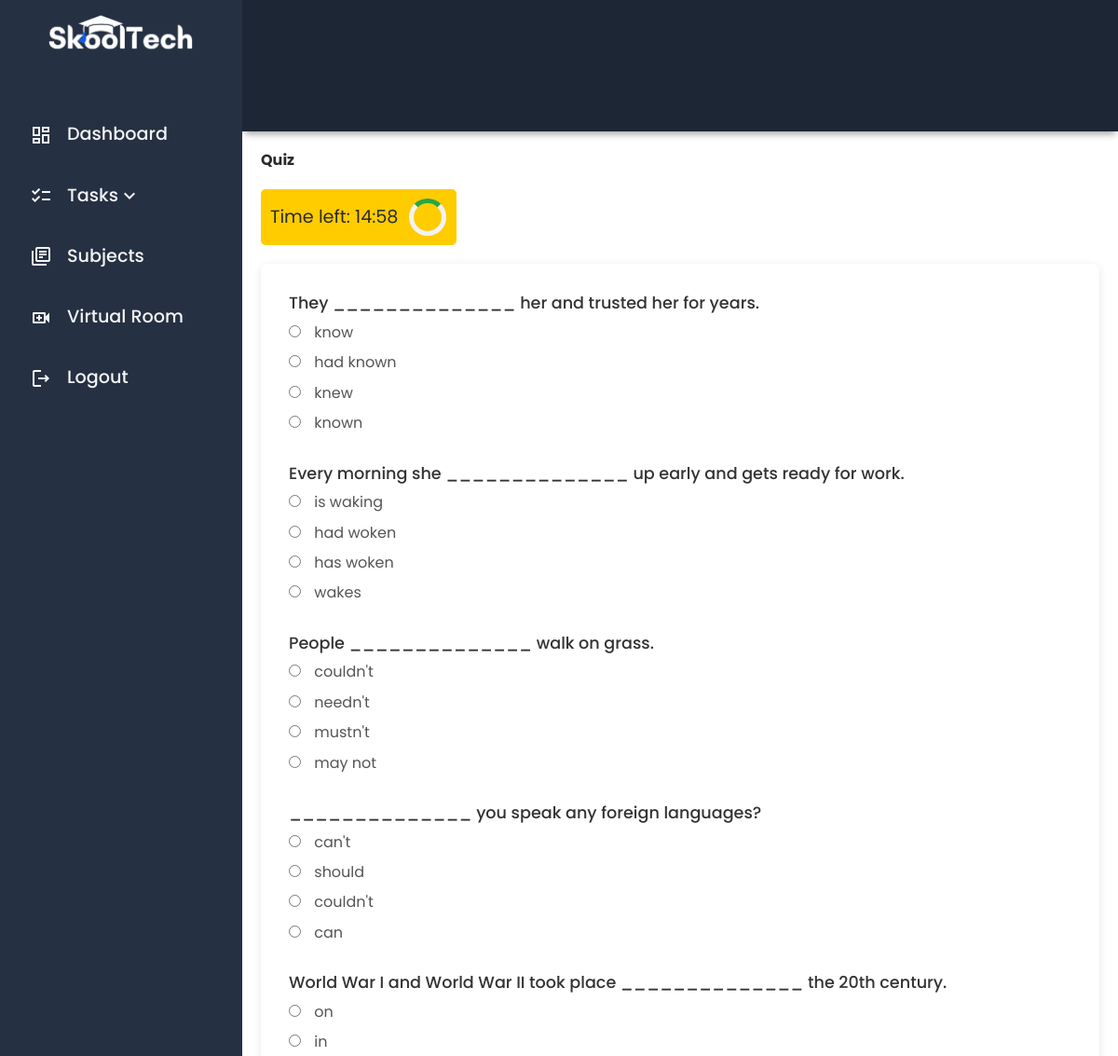
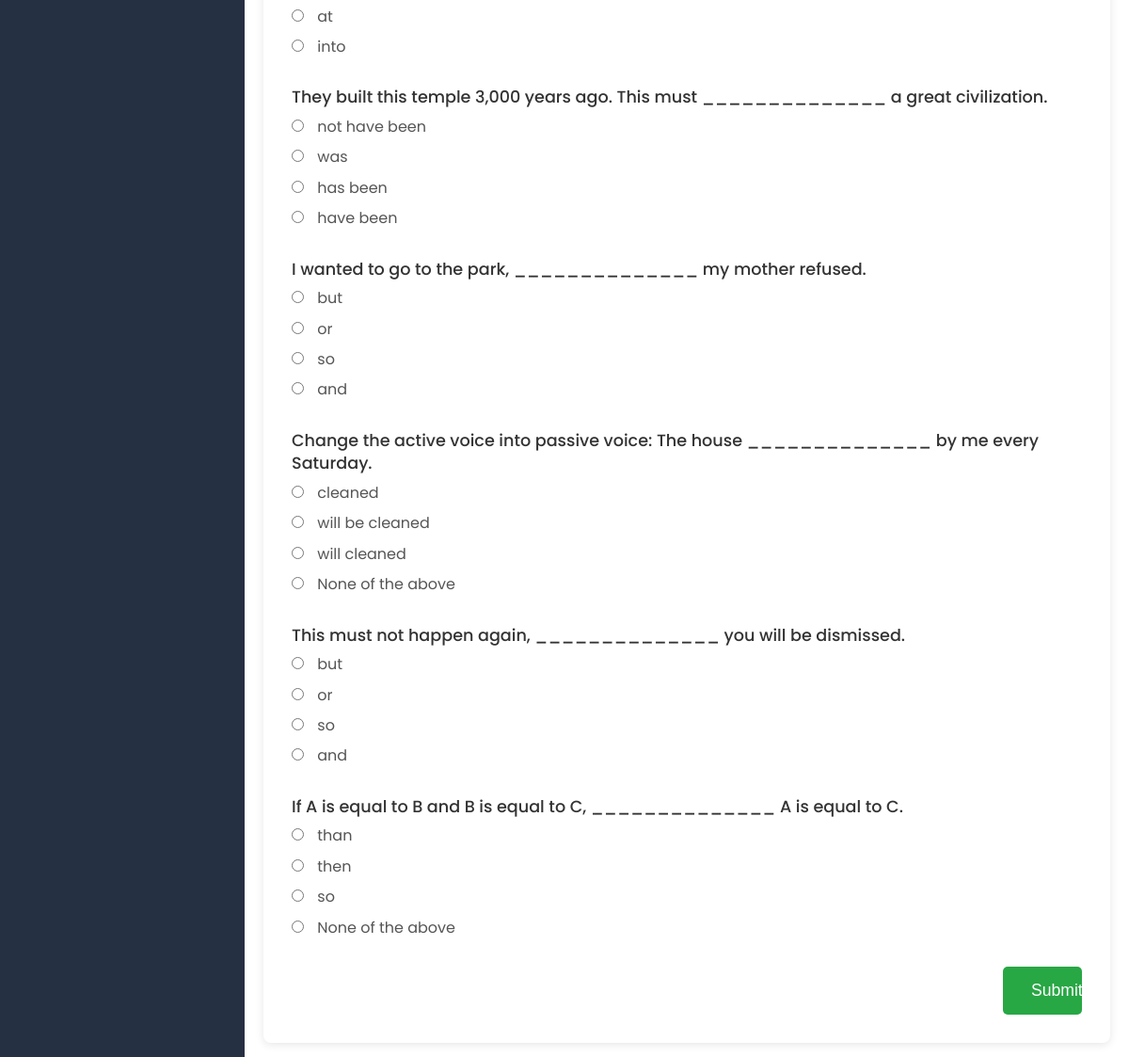
The app's page /take_quiz.php?quiz_id=3 (signed in) with its own data (2 pictures, top to bottom).
### tables this page shows
CREATE TABLE quiz_questions (
    id INT AUTO_INCREMENT PRIMARY KEY,
    quiz_id INT,
    question_text TEXT NOT NULL,
    choice_a TEXT,
    choice_b TEXT,
    choice_c TEXT,
    choice_d TEXT,
    correct_answer CHAR(1),
    question_type ENUM('multiple_choice', 'identification', 'true_false') NOT NULL,
    FOREIGN KEY (quiz_id) REFERENCES quizzes(id) ON DELETE CASCADE
);

### take_quiz.php (the view, shortened to what this page needs)
<?php
$servername = "localhost";
$username = "root";
$password = "";
$dbname = "skooltech";
$conn = new mysqli($servername, $username, $password, $dbname);
$quiz_id = intval($_GET['quiz_id']);
$sql_questions = "SELECT * FROM quiz_questions WHERE quiz_id = ?";
$stmt_questions = $conn->prepare($sql_questions);
$stmt_questions->bind_param("i", $quiz_id);
$stmt_questions->execute();
$result_questions = $stmt_questions->get_result();
?>
<!DOCTYPE html>
<html lang="en">
<head>
    <link rel="stylesheet" href="./dist/scss/main.min.css">
</head>
<body>
<div class="grid-container">
    <div class="header">
    </div>
    <div id="sidenav">
        <div class="sidenav__wrapper">
            <div class="sidenav__img">
                <img src="./dist/img/skooltech-logo.png" alt="">
            </div>
            <div class="sidenav-list">
                <ul>
                    <li><a href="./user_dashboard.php"><span class="material-icons-outlined">dashboard</span>Dashboard</a></li>
                    <li>
                        <a href="#" class="dropdown-toggle">
                            <span class="material-icons-outlined">checklist</span> Tasks
                            <span class="material-icons-outlined chevron-icon">keyboard_arrow_down</span>
                        </a>
                    </li>
                    <li>
                        <a href="./user_subjects.php"><span class="material-icons-outlined">library_books</span> Subjects</a>
                    </li>
                    <li><a href="user_virtualroom.php"><span class="material-icons-outlined">video_call</span>Virtual Room</a></li>
                    <li><a href="logout.php"><span class="material-icons-outlined">logout</span>Logout</a></li>
                </ul>
            </div>
        </div>
    </div>
    <main class="main-container">
        <h2>Quiz</h2>
        <div class="timer-container">
            <div class="timer" id="timer"></div>
            <div class="spinner"></div>
        </div>
        <form id="quizForm" action="take_quiz.php?quiz_id=<?php echo htmlspecialchars($quiz_id); ?>" method="POST">
            <?php while ($row = $result_questions->fetch_assoc()): ?>
                <div class="question">
                    <p><?php echo htmlspecialchars($row['question_text']); ?></p>
                    <label>
                        <input type="radio" name="answers[<?php echo htmlspecialchars($row['id']); ?>]" value="A" required>
                        <?php echo htmlspecialchars($row['choice_a']); ?>
                    </label>
                    <label>
                        <input type="radio" name="answers[<?php echo htmlspecialchars($row['id']); ?>]" value="B" required>
                        <?php echo htmlspecialchars($row['choice_b']); ?>
                    </label>
                    <label>
                        <input type="radio" name="answers[<?php echo htmlspecialchars($row['id']); ?>]" value="C" required>
                        <?php echo htmlspecialchars($row['choice_c']); ?>
                    </label>
                    <label>
                        <input type="radio" name="answers[<?php echo htmlspecialchars($row['id']); ?>]" value="D" required>
                        <?php echo htmlspecialchars($row['choice_d']); ?>
                    </label>
                </div>
            <?php endwhile; ?>
            <button type="submit">Submit</button>
        </form>
    </main>
</div>
</body>
</html>

### take_quiz.php (style rules this page uses)
.timer { font-size: 1.2em; }
.timer-container { display: flex; background-color: #ffcc00; padding: 10px; border-radius: 5px; width: 210px; margin-bottom: 20px; align-items: center; gap: .7rem; }
.spinner { width: 40px; height: 40px; border: 5px solid #f3f3f3; border-top: 5px solid #28a745; border-radius: 50%; animation: spin 2s linear infinite; }
form { background-color: white; padding: 30px; border-radius: 8px; box-shadow: 0 2px 10px rgba(0, 0, 0, 0.1); display: flex; flex-direction: column; align-items: flex-start; position: relative; }
.question { margin-bottom: 20px; }
.question p { font-size: 1.1rem; font-weight: 500; color: #333; margin-bottom: .5rem; }
.question label { display: block; margin-bottom: 10px; font-size: 1rem; color: #555; }
.question input[type="radio"], .question input[type="text"] { margin-right: 10px; }
button[type="submit"] { background-color: #28a745; color: white; font-size: 1.1rem; border: none; padding: 15px 30px; border-radius: 5px; cursor: pointer; width: 10%; align-self: flex-end; transition: background-color 0.3s ease; }

### records on screen
quiz_questions: question_text "They ______________ her and trusted her for years.", choice_a "know", choice_b "had known", choice_c "knew", choice_d "known"
quiz_questions: question_text "Every morning she ______________ up early and gets ready for work.", choice_a "is waking", choice_b "had woken", choice_c "has woken", choice_d "wakes"
quiz_questions: question_text "People ______________ walk on grass.", choice_a "couldn't", choice_b "needn't", choice_c "mustn't", choice_d "may not"
quiz_questions: question_text "______________ you speak any foreign languages?", choice_a "can't", choice_b "should", choice_c "couldn't", choice_d "can"
quiz_questions: question_text "World War I and World War II took place ______________ the 20th century.", choice_a "on", choice_b "in", choice_c "at", choice_d "into"
quiz_questions: question_text "They built this temple 3,000 years ago. This must ______________ a great civilization.", choice_a "not have been", choice_b "was", choice_c "has been", choice_d "have been"
quiz_questions: question_text "I wanted to go to the park, ______________ my mother refused.", choice_a "but", choice_b "or", choice_c "so", choice_d "and"
quiz_questions: question_text "Change the active voice into passive voice: The house ______________ by me every Saturday.", choice_a "cleaned", choice_b "will be cleaned", choice_c "will cleaned", choice_d "None of the above"
quiz_questions: question_text "This must not happen again, ______________ you will be dismissed.", choice_a "but", choice_b "or", choice_c "so", choice_d "and"
quiz_questions: question_text "If A is equal to B and B is equal to C, ______________ A is equal to C.", choice_a "than", choice_b "then", choice_c "so", choice_d "None of the above"
